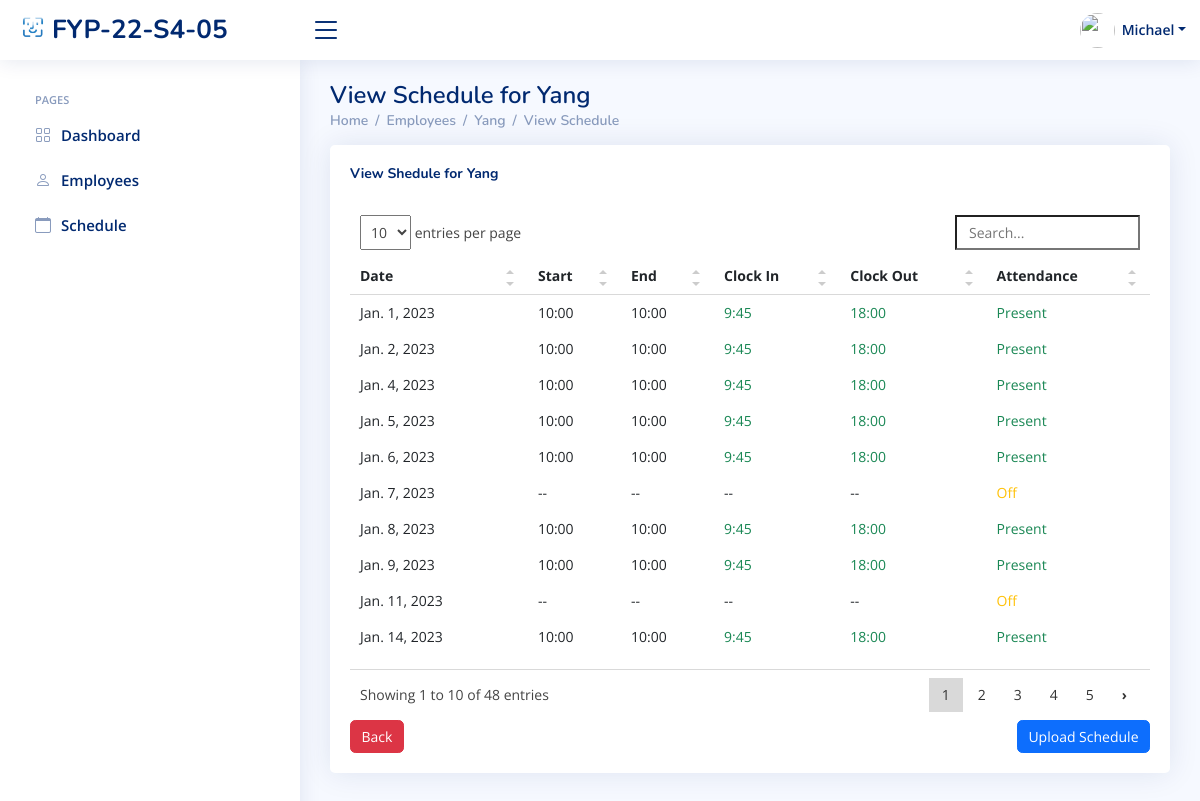
The app's page /HR/Employee/Schedule/100001/ (signed in) with its own data.
### index/models.py (models this page shows, shortened)
class Employee(models.Model):
	Employee_ID = models.IntegerField(primary_key=True)
	Full_Name = models.CharField(max_length=100)
	Job_Title = models.CharField(max_length=100)
	Phone_Number = models.CharField(max_length=100)
	salt = models.CharField(max_length=50, null=True)
	Email_Address = models.EmailField()
	Role = models.ForeignKey(Role, on_delete=models.CASCADE)
	Profile_Image = models.ImageField(null=True,blank=True, upload_to='profile_pics/')
	Password = models.CharField(max_length=256)
	Start_Date = models.DateField(auto_now_add=True)

class WorkSchedule(models.Model):
	WorkSchedule_id = models.BigAutoField(primary_key=True)
	Employee = models.ForeignKey(Employee,on_delete=models.CASCADE)
	InTime = models.TimeField(max_length=256, null=True, blank=True)
	OutTime = models.TimeField(max_length=256, null=True, blank=True)
	Mark = models.CharField(max_length=256,null=True)
	StartDate = models.DateField()
	StartTime = models.TimeField(null=True)
	EndTime = models.TimeField(null=True)
	class Meta:
		db_table = 'WorkSchedule'

### index/views/HR.py (the view)
# urls.py: path('HR/Employee/Schedule/<int:Editempid>/', HR.Employee_View_Schedule, name='EmployeeSchedule'),
def Employee_View_Schedule(request, Editempid):
    if 'Employee_ID' in request.session:
        Title = 'Employee Attendance Page'
        currentEmployee = Employee.objects.get(Employee_ID=request.session['Employee_ID'])
        Emp = Employee.objects.get(Employee_ID=Editempid)
        Emp_Atten = WorkSchedule.objects.filter(Employee_id=Editempid).order_by('StartDate')[:60]
        context = {
            'Employee_ID': currentEmployee.Employee_ID,
            'Job_Title': currentEmployee.Job_Title,
            'PFP': currentEmployee.Profile_Image.url,
            'Full_Name': currentEmployee.Full_Name,
            "Emp_id": Emp.Employee_ID,
            'Name': Emp.Full_Name,
            'AttenData': Emp_Atten,
            'title': Title,
        }
        return render(request, 'HR/employees-view-schedule.html', context)

### templates/HR/employees-view-schedule.html (shortened to what this page needs)
{% extends "index/base.html" %}
{% load static %}
{% block content %}
{% include 'HR/HR_base.html'%}
  <main id="main" class="main">
    <div class="pagetitle">
      <h1>View Schedule for {{ Name }}</h1>
      <nav>
        <ol class="breadcrumb">
          <li class="breadcrumb-item"><a href="{% url 'HR_home' %}">Home</a></li>
          <li class="breadcrumb-item "><a href="{% url 'EmployeesPage' %}">Employees</a></li>
          <li class="breadcrumb-item"><a href="{% url 'EmployeesProfile' Emp_id %}">{{ Name }}</a></li>
            <li class="breadcrumb-item active"><a href="{% url 'EmployeeSchedule' Emp_id %}">View Schedule</a></li>
        </ol>
      </nav>
    </div>
    <section class="section">
      <div class="row">
        <div class="col-lg-12">
          <div class="card recent-sales overflow-auto">
            <div class="card-body">
              <div class="col-lg-12 align-items-center justify-content-center card-title">
                <h5 class="float-start"><b>View Shedule for {{ Name }}</b></h5>
                <br>
              </div>
              <table class="table table-borderless  table-hover  datatable">
                <thead>
                  <tr>
                    <th scope="col">Date</th>
                    <th scope="col">Start</th>
                    <th scope="col">End</th>
                    <th scope="col">Clock In</th>
                    <th scope="col">Clock Out</th>
                    <th scope="col">Attendance</th>
                  </tr>
                </thead>
                <tbody id="bodyitem">
                  {% for Atten in AttenData %}
                       <tr onclick="document.location ='{% url 'EmployeeStatus' Emp_id Atten.WorkSchedule_id %}'">
                    <td>{{ Atten.StartDate }}</td>
                    {% if Atten.StartTime is None %}
                    <td >--</td>
                    {% else %}
                    <td>{{ Atten.StartTime|date:"G:i" }}</td>
                    {% endif %}
                    {% if Atten.EndTime is None %}
                    <td>--</td>
                    {% else %}
                    <td>{{ Atten.StartTime|date:"G:i" }}</td>
                    {% endif %}
                    {% if Atten.InTime is None %}
                      <td>--</td>
                    {% else %}
                      {% if Atten.Mark in 'Present' %}
                      <td class="text-success">{{ Atten.InTime|date:"G:i" }}</td>
                      {% elif Atten.Mark in 'Late' %}
                      <td class="text-danger">{{ Atten.InTime |date:"G:i"}}</td>
                      {% elif Atten.Mark in 'Leave early' %}
                      <td class="text-success">{{ Atten.InTime|date:"G:i" }}</td>
                      {% elif Atten.Mark in 'Pending' %}
                      <td class="text-warning">{{ Atten.InTime|date:"G:i" }}</td>
                      {% elif Atten.Mark in 'Off' %}
                      <td class="text-warning">{{ Atten.InTime|date:"G:i" }}</td>
                      {% elif Atten.Mark in 'MC' %}
                      <td class="text-warning">{{ Atten.InTime|date:"G:i" }}</td>
                      {% else %}
                      <td class="text-danger">{{ Atten.InTime|date:"G:i" }}</td>
                      {% endif %}
                    {% endif %}
                    {% if Atten.OutTime is None %}
                      <td >--</td>
                    {% else %}
                      {% if Atten.Mark in 'Present' %}
                      <td class="text-success">{{ Atten.OutTime|date:"G:i" }}</td>
                      {% elif Atten.Mark in 'Late' %}
                      <td class="text-success">{{ Atten.OutTime|date:"G:i" }}</td>
                      {% elif Atten.Mark in 'Leave early' %}
                      <td class="text-danger">{{ Atten.OutTime |date:"G:i"}}</td>
                      {% elif Atten.Mark in 'Pending' %}
                      <td class="text-warning">{{ Atten.OutTime|date:"G:i" }}</td>
                      {% elif Atten.Mark in 'Off' %}
                      <td class="text-warning">{{ Atten.OutTime|date:"G:i" }}</td>
                      {% elif Atten.Mark in 'MC' %}
                      <td class="text-warning">{{ Atten.OutTime|date:"G:i" }}</td>
                      {% else %}
                      <td class="text-danger">{{ Atten.OutTime|date:"G:i" }}</td>
                      {% endif %}
                    {% endif %}
                    {% if Atten.Mark in 'Present' %}
                      <td class="text-success">{{ Atten.Mark }}</td>
                      {% elif Atten.Mark in 'Late' %}
                      <td class="text-danger">{{ Atten.Mark }}</td>
                      {% elif Atten.Mark in 'Leave early' %}
                      <td class="text-danger">{{ Atten.Mark }}</td>
                      {% elif Atten.Mark in 'Pending' %}
                      <td class="text-warning">{{ Atten.Mark }}</td>
                      {% elif Atten.Mark in 'Off' %}
                      <td class="text-warning">{{ Atten.Mark }}</td>
                      {% elif Atten.Mark in 'MC' %}
                      <td class="text-warning">{{ Atten.Mark}}</td>
                      {% else %}
                      <td class="text-danger">{{ Atten.Mark }}</td>
                      {% endif %}
                  </tr>
                  {% endfor %}
                </tbody>
              </table>
              <a href="{% url 'EmployeesProfile' Emp_id %}" class="btn btn-danger">Back</a>
                <a href="{% url 'UpdateEmpSchedule' Emp_id %}" class="btn btn-primary float-end">Upload Schedule</a>
            </div>
          </div>
        </div>
      </div>
    </section>
  </main>
{% endblock content %}

### templates/HR/HR_base.html (shortened to what this page needs)
{% load static %}
  <header id="header" class="header fixed-top d-flex align-items-center">
    <div class="d-flex align-items-center justify-content-between">
      <a href="{% url 'HR_home' %}" class="logo d-flex align-items-center">
        <img src="{% static 'assets/img/logo.png' %}" alt="">
        <span class="d-none d-lg-block">FYP-22-S4-05</span>
      </a>
      <i class="bi bi-list toggle-sidebar-btn"></i>
    </div>
    <nav class="header-nav ms-auto">
      <ul class="d-flex align-items-center">
        <li class="nav-item dropdown pe-3">
          <a class="nav-link nav-profile d-flex align-items-center pe-0" href="{% url 'HR_Profile' %}" data-bs-toggle="dropdown">
            <img src="{{ PFP }}" alt="" class="rounded-circle" height="35" width="35">
            <span class="d-none d-md-block dropdown-toggle ps-2">{{ Full_Name }}</span>
          </a>
        </li>
      </ul>
    </nav>
  </header>
  <aside id="sidebar" class="sidebar">
    <ul class="sidebar-nav" id="sidebar-nav">
      <li class="nav-heading">Pages</li>
      <li class="nav-item">
        <a class="nav-link collapsed" href="{%  url 'HR_home' %}">
          <i class="bi bi-grid"></i>
          <span>Dashboard</span>
        </a>
      </li>
      <li class="nav-item">
        <a class="nav-link collapsed" href="{% url 'EmployeesPage' %}">
          <i class="bi bi-person"></i>
          <span>Employees</span>
        </a>
      </li>
      <li class="nav-item">
        <a class="nav-link collapsed" href="{% url 'View_Schedule' %}">
          <i class="bi bi-calendar"></i>
          <span>Schedule</span>
        </a>
      </li>
  </aside>

### static/assets/css/style.css (style rules this page uses)
:root { scroll-behavior: smooth; }
body { font-family: "Open Sans", sans-serif; background: #f6f9ff; color: #444444; }
a { color: #4154f1; text-decoration: none; }
h1, h2, h3, h4, h5, h6 { font-family: "Nunito", sans-serif; }
#main { margin-top: 60px; padding: 20px 30px; transition: all 0.3s; }
.pagetitle { margin-bottom: 10px; }
.pagetitle h1 { font-size: 24px; margin-bottom: 0; font-weight: 600; color: #012970; }
.card { margin-bottom: 30px; border: none; border-radius: 5px; box-shadow: 0px 0 30px rgba(1, 41, 112, 0.1); }
.card-title { padding: 20px 0 15px 0; font-size: 18px; font-weight: 500; color: #012970; font-family: "Poppins", sans-serif; }
.card-body { padding: 0 20px 20px 20px; }
.breadcrumb { font-size: 14px; font-family: "Nunito", sans-serif; color: #899bbd; font-weight: 600; }
.breadcrumb a { color: #899bbd; transition: 0.3s; }
.breadcrumb .breadcrumb-item::before { color: #899bbd; }
.breadcrumb .active { color: #51678f; font-weight: 600; }
.logo { line-height: 1; }
@media (min-width: 1200px) { .logo { width: 280px; } }
.logo img { max-height: 26px; margin-right: 6px; }
.logo span { font-size: 26px; font-weight: 700; color: #012970; font-family: "Nunito", sans-serif; }
.header { transition: all 0.5s; z-index: 997; height: 60px; box-shadow: 0px 2px 20px rgba(1, 41, 112, 0.1); background-color: #fff; padding-left: 20px; }
.header .toggle-sidebar-btn { font-size: 32px; padding-left: 10px; cursor: pointer; color: #012970; }
.header-nav ul { list-style: none; }
.header-nav>ul { margin: 0; padding: 0; }
.header-nav .nav-profile { color: #012970; }
.header-nav .nav-profile img { max-height: 36px; }
.header-nav .nav-profile span { font-size: 14px; font-weight: 600; }
.sidebar { position: fixed; top: 60px; left: 0; bottom: 0; width: 300px; z-index: 996; transition: all 0.3s; padding: 20px; overflow-y: auto; scrollbar-width: thin; scrollbar-color: #aab7cf transparent; box-shadow: 0px 0px 20px rgba(1, 41, 112, 0.1); background-color: #fff; }
@media (min-width: 1200px) { #main, #footer { margin-left: 300px; } }
.sidebar-nav { padding: 0; margin: 0; list-style: none; }
.sidebar-nav li { padding: 0; margin: 0; list-style: none; }
.sidebar-nav .nav-item { margin-bottom: 5px; }
.sidebar-nav .nav-heading { font-size: 11px; text-transform: uppercase; color: #899bbd; font-weight: 600; margin: 10px 0 5px 15px; }
.sidebar-nav .nav-link { display: flex; align-items: center; font-size: 15px; font-weight: 600; color: #4154f1; transition: 0.3; background: #f6f9ff; padding: 10px 15px; border-radius: 4px; }
.sidebar-nav .nav-link i { font-size: 16px; margin-right: 10px; color: #4154f1; }
.sidebar-nav .nav-link.collapsed { color: #012970; background: #fff; }
.sidebar-nav .nav-link.collapsed i { color: #899bbd; }

### records on screen
Employee: Full_Name "Michael"
Employee: Full_Name "Yang"
WorkSchedule: StartDate "Jan. 1, 2023", StartTime "10:00", InTime "9:45", OutTime "18:00", Mark "Present"
WorkSchedule: StartDate "Jan. 2, 2023", StartTime "10:00", InTime "9:45", OutTime "18:00", Mark "Present"
WorkSchedule: StartDate "Jan. 4, 2023", StartTime "10:00", InTime "9:45", OutTime "18:00", Mark "Present"
WorkSchedule: StartDate "Jan. 5, 2023", StartTime "10:00", InTime "9:45", OutTime "18:00", Mark "Present"
WorkSchedule: StartDate "Jan. 6, 2023", StartTime "10:00", InTime "9:45", OutTime "18:00", Mark "Present"
WorkSchedule: StartDate "Jan. 7, 2023", Mark "Off"
WorkSchedule: StartDate "Jan. 8, 2023", StartTime "10:00", InTime "9:45", OutTime "18:00", Mark "Present"
WorkSchedule: StartDate "Jan. 9, 2023", StartTime "10:00", InTime "9:45", OutTime "18:00", Mark "Present"
WorkSchedule: StartDate "Jan. 11, 2023", Mark "Off"
WorkSchedule: StartDate "Jan. 14, 2023", StartTime "10:00", InTime "9:45", OutTime "18:00", Mark "Present"
